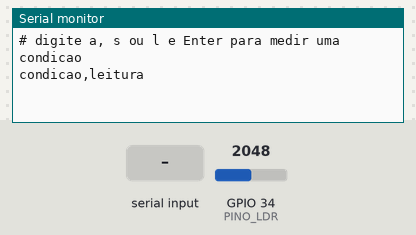
Recording of a sketch running on a simulated ESP32. Shown: the last lines printed to the serial monitor. The inputs (shaded band) are chosen by the test bench; at power-on: GPIO 34 (PINO_LDR) = 2048 (analog values on the 0–4095 scale).

Above: at 1.2 s.
1.3 s: "a" received over Serial
At 1.56 s:
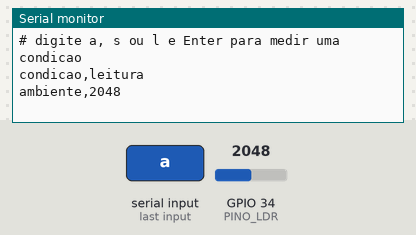
3.3 s: "s" received over Serial
At 3.56 s:
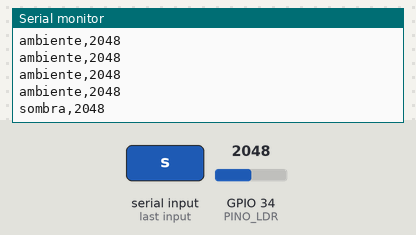
5.3 s: "l" received over Serial
At 5.56 s:
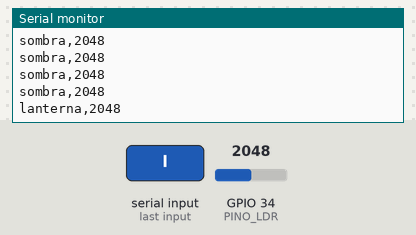
7.3 s: GPIO 34 (PINO_LDR) set to 2866
At 7.37 s:
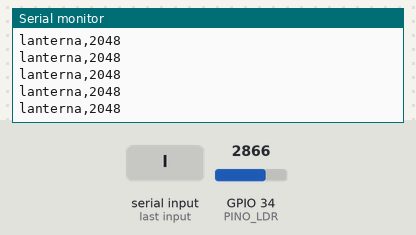
8.8 s: GPIO 34 (PINO_LDR) set to 3603
At 11.7 s:
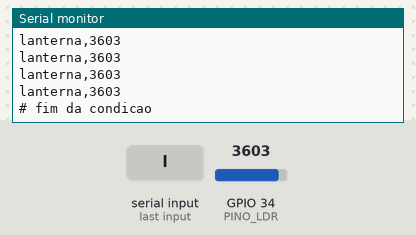
Timing chart, 0 to 12.8 s (numbered marks = the images above; inputs shaded):
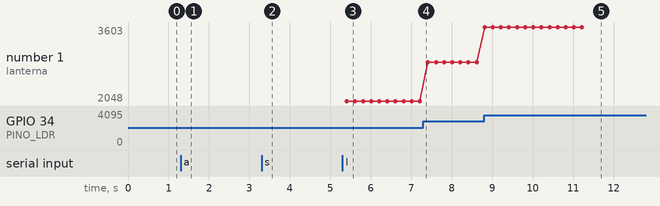

The sketch:

calibracao_ldr.ino
```cpp
// Atividade ponderada de Computação 2 - Semáforo com dois modos de operação: calibração do LDR.
// Imprime a leitura bruta do conversor (0 a 4095) com o rótulo da condição.
// No Monitor Serial, digite a (ambiente), s (sombra) ou l (lanterna) e Enter.

const int PINO_LDR = 34; // ADC1: continua lendo com o Wi-Fi ligado
const unsigned long INTERVALO_MS = 200; // uma leitura a cada 200 ms
const int LEITURAS_POR_CONDICAO = 30; // 30 leituras = 6 s por condição

const char *condicao = "ambiente";
int contagem = LEITURAS_POR_CONDICAO; // começa parado, esperando a primeira letra

void setup() {
  Serial.begin(115200);
  analogReadResolution(12); // escala de 0 a 4095
  Serial.println("# digite a, s ou l e Enter para medir uma condicao");
  Serial.println("condicao,leitura");
}

void loop() {
  if (Serial.available()) {
    char c = Serial.read();
    if (c == 'a') { condicao = "ambiente"; contagem = 0; }
    if (c == 's') { condicao = "sombra"; contagem = 0; }
    if (c == 'l') { condicao = "lanterna"; contagem = 0; }
  }
  if (contagem < LEITURAS_POR_CONDICAO) {
    int leitura = analogRead(PINO_LDR);
    Serial.print(condicao);
    Serial.print(",");
    Serial.println(leitura);
    contagem++;
    if (contagem == LEITURAS_POR_CONDICAO) Serial.println("# fim da condicao");
  }
  delay(INTERVALO_MS);
}
```

Measured:
- after the input at 1.3 s, the serial monitor: prints a new line after 0.10 s (image 1)
- after the input at 3.3 s, the serial monitor: prints a new line after 0.10 s (image 2)
- after the input at 5.3 s, the serial monitor: prints a new line after 0.11 s (image 3)
- after the input at 8.8 s, the serial monitor: prints a new line at once (image 5)
- plotted number 1: 2048 → 2866 after the input at 7.3 s, 2866 → 3603 after the input at 8.8 s
